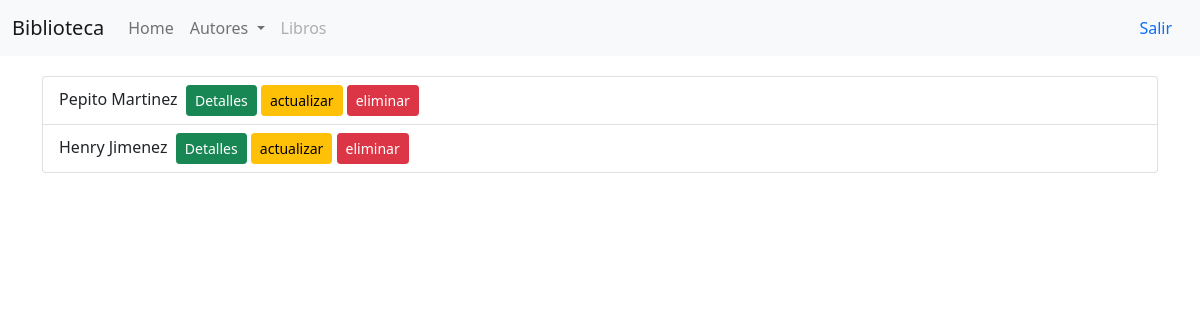
The app's page /autores/, older data.
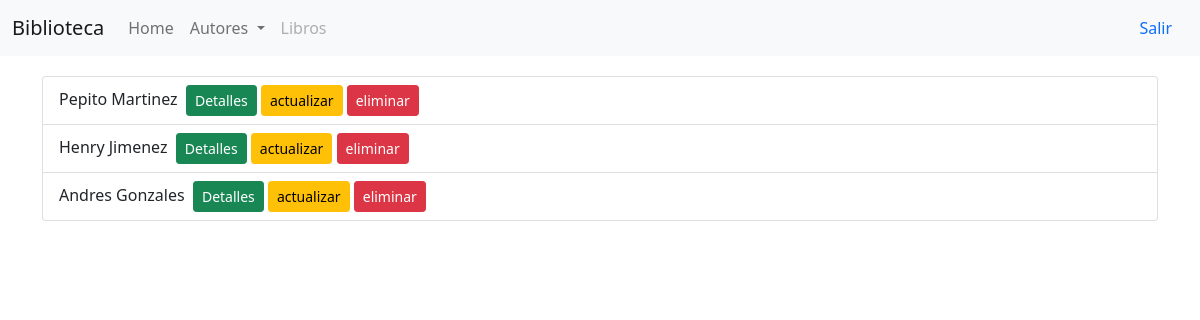
The same page, newer data.
### libros/models.py (models this page shows)
class Author(models.Model):
    first_name = models.CharField(max_length=200)
    last_name = models.CharField(max_length=200)
    photo = models.CharField(max_length=200, default="link")
    birth_date = models.DateField()
    def get_name(self):
        return self.first_name + " " + self.last_name

### libros/views.py (the view)
# urls.py: path('autores/', views.listarAutores, name='autores'),
def listarAutores(request):
    lista = Author.objects.all()
    a = "hola mundo"
    context = {'lista':lista,'a':a,}
    template = loader.get_template('autores/autores.html')
    return HttpResponse(template.render(context,request))

### libros/templates/autores/autores.html (shortened to what this page needs)
{% extends "base_template.html" %}
{% load static %}
{% block headers %}
<link rel="stylesheet" href="{% static 'css/autores.css' %}">
{% endblock %}
{% block content %}
<div class="container lista">
    <ul class="list-group">
        {% for au in lista %}
        <li class="list-group-item">{{ au.get_name }} &nbsp;<a href="{% url 'autor_detail' au.id %}" class="btn btn-sm btn-success">Detalles</a>&nbsp;<a href="{% url 'autor_update' au.id %}" class="btn btn-sm btn-warning">actualizar</a>&nbsp;<a href="{% url 'autor_delete' au.id %}" class="btn btn-sm btn-danger">eliminar</a></li>
        {% endfor %}
    </ul>
</div>
{% endblock %}

### libros/templates/base_template.html (shortened to what this page needs)
<!DOCTYPE html>
<html lang="en">
<head>
    <link href="https://cdn.jsdelivr.net/npm/bootstrap@5.1.3/dist/css/bootstrap.min.css" rel="stylesheet">
    {% block headers %}
    {% endblock %}
</head>
<body>
    <nav class="navbar navbar-expand-lg navbar-light bg-light">
        <div class="container-fluid">
          <a class="navbar-brand" href="#">Biblioteca</a>
          <div class="collapse navbar-collapse" id="navbarSupportedContent">
            <ul class="navbar-nav me-auto mb-2 mb-lg-0">
              <li class="nav-item">
                <a class="nav-link" aria-current="page" href="{% url 'index' %}">Home</a>
              </li>
              <li class="nav-item dropdown">
                <a class="nav-link dropdown-toggle" href="#" id="navbarDropdown" role="button" data-bs-toggle="dropdown" aria-expanded="false">
                    Autores
                </a>
              </li>
              <li class="nav-item">
                <a class="nav-link disabled">Libros</a>
              </li>
            </ul>
            <form class="d-flex">
                <a class="nav-link" href="{% url 'logout' %}">Salir</a>
            </form>
          </div>
        </div>
      </nav>
    {% block content %}
    {% endblock %}
</body>
</html>

### libros/static/css/autores.css (style rules this page uses)
.lista { margin-top: 20px; }

Row changes from the older to the newer data that the page shows:
added Author: get_name "Andres Gonzales"
